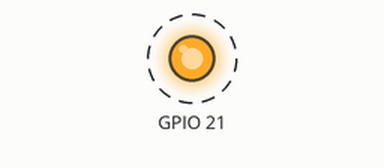
Simulated run of this program. Board: Raspberry Pi (BCM pin numbers). Parts: output pins drawn as LEDs (lit = HIGH). Dashed ring = blinking.

Above: at 0.2 s.
Timing chart, 0 to 3.0 s (numbered marks = the images above):
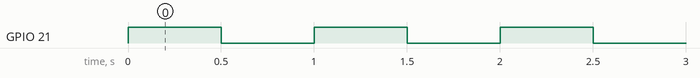

The program:

_16_Relay_Toggle_Bulb.py
```python
#Program to start relay to toggle on/off bulb
import RPi.GPIO as GPIO
import time

GPIO.setwarnings(False)
GPIO.setmode(GPIO.BCM)
GPIO.setup(21, GPIO.OUT)

try:
    while True:
        GPIO.output(21, True)  # Turn on the bulb
        time.sleep(0.5)          # Wait for 5 seconds
        GPIO.output(21, False) # Turn off the bulb
        time.sleep(0.5)          # Wait for 5 seconds
finally:
    GPIO.cleanup()
```

Measured:
- by itself, GPIO 21: alternates HIGH for 0.50 s and LOW for 0.50 s
